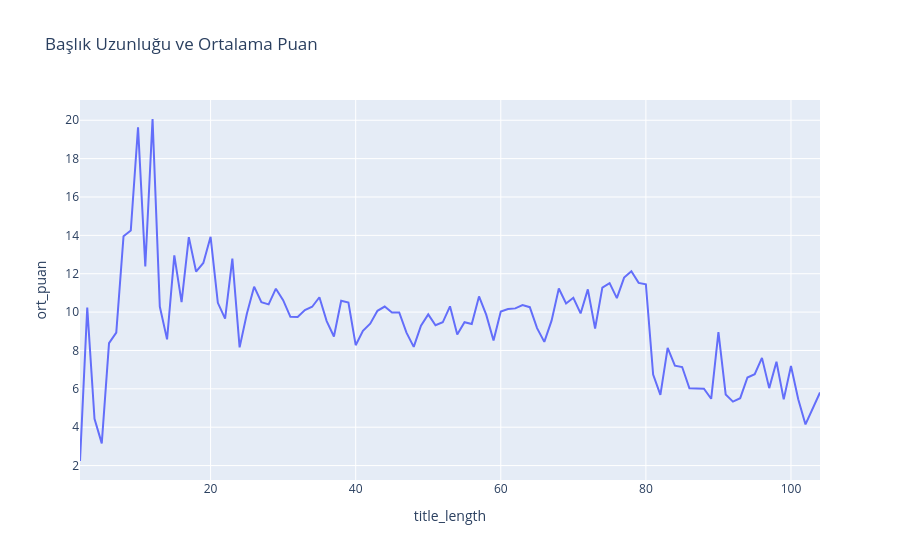

Notebook cell for this chart:
### Code cell
fig = px.line(
    title_analysis,
    x="title_length",
    y="ort_puan",
    title="Başlık Uzunluğu ve Ortalama Puan"
)

fig.show()

### Figure 1 — Plotly figure (JSON) as saved in the notebook; plotly's stock layout.template omitted (floating-point values rounded to 4 significant figures)
{"data": [{"hovertemplate": "title_length=%{x}<br>ort_puan=%{y}<extra></extra>", "legendgroup": "", "line": {"color": "#636efa", "dash": "solid"}, "marker": {"symbol": "circle"}, "mode": "lines", "name": "", "orientation": "v", "showlegend": false, "type": "scatter", "x": [2, 3, 4, 5, 6, 7, 8, 9, 10, 11, 12, 13, 14, 15, 16, 17, 18, 19, 20, 21, 22, 23, 24, 25, 26, 27, 28, 29, 30, 31, 32, 33, 34, 35, 36, 37, 38, 39, 40, 41, 42, 43, 44, 45, 46, 47, 48, 49, 50, 51, 52, 53, 54, 55, 56, 57, 58, 59, 60, 61, 62, 63, 64, 65, 66, 67, 68, 69, 70, 71, 72, 73, 74, 75, 76, 77, 78, 79, 80, 81, 82, 83, 84, 85, 86, 87, 88, 89, 90, 91, 92, 93, 94, 95, 96, 97, 98, 99, 100, 101, 102, 104], "xaxis": "x", "y": [2.238, 10.24, 4.436, 3.157, 8.38, 8.926, 13.95, 14.25, 19.63, 12.38, 20.07, 10.29, 8.578, 12.95, 10.52, 13.91, 12.11, 12.56, 13.93, 10.48, 9.659, 12.79, 8.163, 9.918, 11.32, 10.52, 10.4, 11.22, 10.62, 9.754, 9.747, 10.11, 10.28, 10.77, 9.532, 8.729, 10.59, 10.49, 8.276, 9.021, 9.399, 10.07, 10.29, 9.981, 9.985, 8.931, 8.187, 9.296, 9.881, 9.314, 9.469, 10.3, 8.831, 9.472, 9.383, 10.82, 9.853, 8.515, 10.03, 10.16, 10.19, 10.37, 10.26, 9.166, 8.447, 9.553, 11.23, 10.45, 10.75, 9.93, 11.18, 9.145, 11.27, 11.51, 10.73, 11.8, 12.13, 11.52, 11.45, 6.746, 5.688, 8.135, 7.211, 7.136, 6.029, 6.029, 6.008, 5.482, 8.956, 5.707, 5.333, 5.514, 6.591, 6.763, 7.614, 6.038, 7.412, 5.451, 7.188, 5.455, 4.143, 5.81], "yaxis": "y"}], "layout": {"autosize": true, "legend": {"tracegroupgap": 0}, "title": {"text": "Başlık Uzunluğu ve Ortalama Puan"}, "xaxis": {"anchor": "y", "autorange": true, "domain": [0, 1], "range": [2, 104], "title": {"text": "title_length"}, "type": "linear"}, "yaxis": {"anchor": "x", "autorange": true, "domain": [0, 1], "range": [1.248, 21.06], "title": {"text": "ort_puan"}, "type": "linear"}}}
